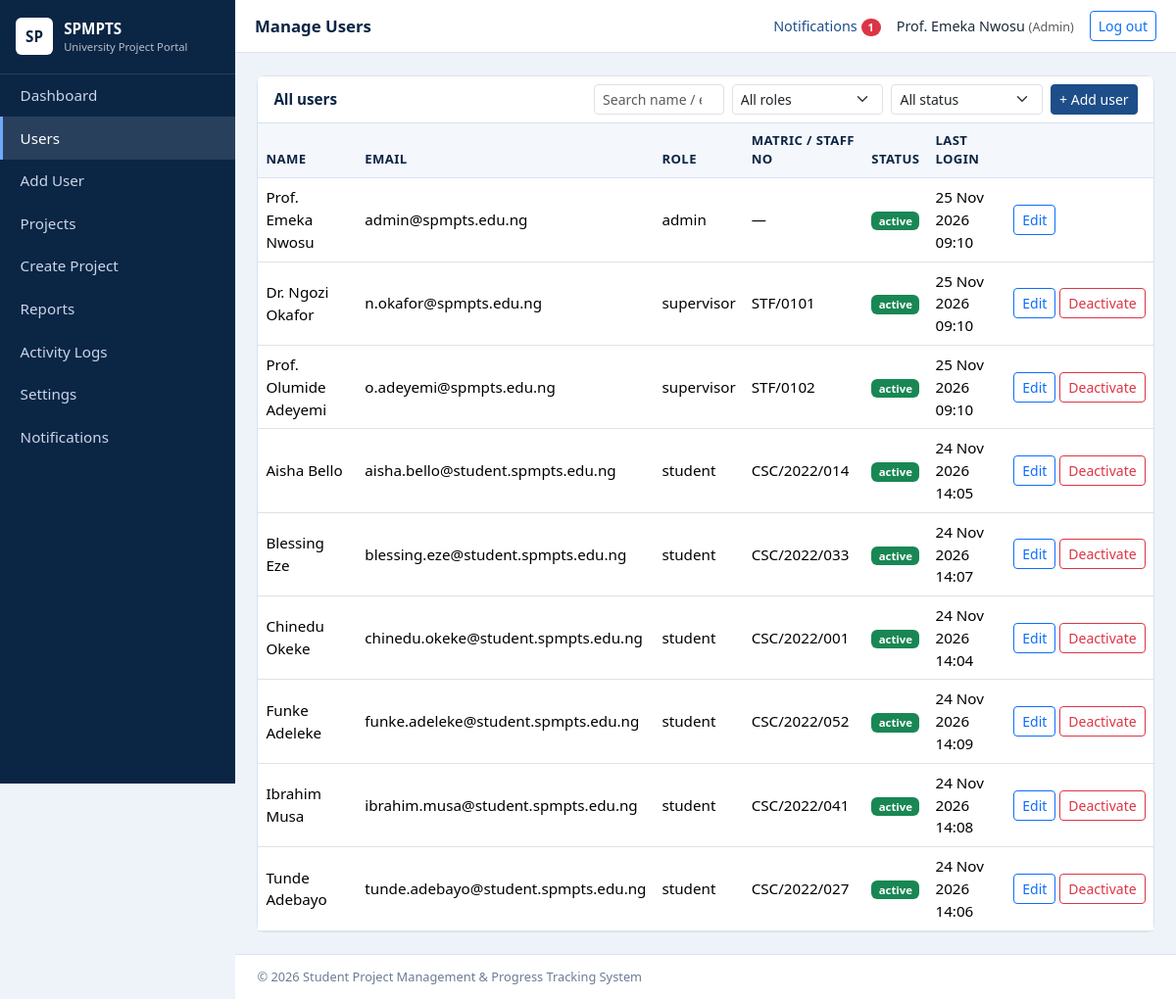
The page /admin/users.php (signed in) on the database its author committed.
### tables this page shows
CREATE TABLE users (
  id INT UNSIGNED AUTO_INCREMENT PRIMARY KEY,
  full_name VARCHAR(120) NOT NULL,
  email VARCHAR(150) NOT NULL UNIQUE,
  password_hash VARCHAR(255) NOT NULL,
  role ENUM('admin','supervisor','student') NOT NULL,
  status ENUM('active','inactive') NOT NULL DEFAULT 'active',
  last_login DATETIME NULL,
  created_at TIMESTAMP NOT NULL DEFAULT CURRENT_TIMESTAMP,
  INDEX idx_users_role (role), INDEX idx_users_status (status)
);

CREATE TABLE supervisors (
  id INT UNSIGNED AUTO_INCREMENT PRIMARY KEY,
  user_id INT UNSIGNED NOT NULL UNIQUE,
  staff_no VARCHAR(30) NOT NULL UNIQUE,
  department VARCHAR(120) NOT NULL,
  phone VARCHAR(25) NULL,
  created_at TIMESTAMP NOT NULL DEFAULT CURRENT_TIMESTAMP,
  CONSTRAINT fk_sup_user FOREIGN KEY (user_id) REFERENCES users(id) ON DELETE CASCADE
);

CREATE TABLE students (
  id INT UNSIGNED AUTO_INCREMENT PRIMARY KEY,
  user_id INT UNSIGNED NOT NULL UNIQUE,
  matric_no VARCHAR(30) NOT NULL UNIQUE,
  department VARCHAR(120) NOT NULL,
  level VARCHAR(5) NOT NULL DEFAULT '400',
  phone VARCHAR(25) NULL,
  supervisor_id INT UNSIGNED NULL,
  created_at TIMESTAMP NOT NULL DEFAULT CURRENT_TIMESTAMP,
  CONSTRAINT fk_stu_user FOREIGN KEY (user_id) REFERENCES users(id) ON DELETE CASCADE,
  CONSTRAINT fk_stu_sup FOREIGN KEY (supervisor_id) REFERENCES supervisors(id) ON DELETE SET NULL
);

### config/db.php (called while the page is built, shortened)
<?php
function db(): PDO {
    static $pdo = null;
    if ($pdo === null) {
        try {
            $pdo = new PDO('mysql:host=' . DB_HOST . ';dbname=' . DB_NAME . ';charset=utf8mb4', DB_USER, DB_PASS, [
                PDO::ATTR_ERRMODE => PDO::ERRMODE_EXCEPTION,
                PDO::ATTR_DEFAULT_FETCH_MODE => PDO::FETCH_ASSOC,
                PDO::ATTR_EMULATE_PREPARES => false,
            ]);
        } catch (PDOException $e) {
            http_response_code(500);
            exit('Database connection failed. Check config/db.php and make sure MySQL is running and database.sql has been imported.');
        }
    }
    return $pdo;
}

### admin/users.php (the view, shortened to what this page needs)
<?php
require_once __DIR__ . '/../includes/auth.php';
$rows = db()->query("SELECT u.*, s.matric_no, sp.staff_no FROM users u LEFT JOIN students s ON s.user_id=u.id LEFT JOIN supervisors sp ON sp.user_id=u.id ORDER BY FIELD(u.role,'admin','supervisor','student'), u.full_name")->fetchAll();
$pageTitle = 'Manage Users'; include __DIR__ . '/../includes/header.php';
?>
<div class="card"><div class="card-header d-flex flex-wrap gap-2 justify-content-between align-items-center">All users
 <div class="d-flex gap-2"><input type="search" class="form-control form-control-sm" placeholder="Search name / email / ID..." data-table-search="#t">
 <select class="form-select form-select-sm" data-table-filter="#t" data-col="2"><option value="">All roles</option><option>admin</option><option>supervisor</option><option>student</option></select>
 <select class="form-select form-select-sm" data-table-filter="#t" data-col="4"><option value="">All status</option><option>active</option><option>inactive</option></select>
 <a class="btn btn-sm btn-primary text-nowrap" href="<?= e(url('admin/user_add.php')) ?>">+ Add user</a></div></div>
<div class="table-responsive"><table class="table table-hover mb-0 align-middle" id="t"><thead><tr><th>Name</th><th>Email</th><th>Role</th><th>Matric / Staff No</th><th>Status</th><th>Last login</th><th></th></tr></thead><tbody>
<?php foreach ($rows as $r): ?><tr><td><?= e($r['full_name']) ?></td><td><?= e($r['email']) ?></td><td><?= e($r['role']) ?></td><td><?= e($r['matric_no'] ?? $r['staff_no'] ?? '—') ?></td><td><?= badge($r['status']) ?></td><td><?= $r['last_login'] ? e(date('d M Y H:i', strtotime($r['last_login']))) : '—' ?></td>
<td class="text-nowrap"><a class="btn btn-sm btn-outline-primary" href="<?= e(url('admin/user_edit.php?id=' . (int)$r['id'])) ?>">Edit</a>
<?php if ((int)$r['id'] !== uid()): ?><form method="post" class="d-inline" data-confirm="Change this account's status?"><?= csrf_field() ?><input type="hidden" name="user_id" value="<?= (int)$r['id'] ?>"><button name="toggle" value="1" class="btn btn-sm btn-outline-<?= $r['status'] === 'active' ? 'danger' : 'success' ?>"><?= $r['status'] === 'active' ? 'Deactivate' : 'Activate' ?></button></form><?php endif; ?></td></tr>
<?php endforeach; ?></tbody></table></div></div>
<?php include __DIR__ . '/../includes/footer.php'; ?>

### includes/auth.php (shortened to what this page needs)
<?php
require_once __DIR__ . '/../config/db.php';
function e($v): string { return htmlspecialchars((string)$v, ENT_QUOTES, 'UTF-8'); }
function url(string $p = ''): string { return BASE_URL . '/' . ltrim($p, '/'); }
function uid(): int { return (int)($_SESSION['user_id'] ?? 0); }
function badge(string $s): string {
    $map = ['Not Started' => 'secondary', 'In Progress' => 'primary', 'Submitted' => 'info', 'Under Review' => 'warning', 'Approved' => 'success',
            'Revision Required' => 'danger', 'Pending' => 'info', 'Rejected' => 'danger', 'Completed' => 'success', 'active' => 'success', 'inactive' => 'secondary'];
    return '<span class="badge text-bg-' . ($map[$s] ?? 'secondary') . '">' . e($s) . '</span>';
}

### assets/css/style.css (style rules this page uses)
:root { --navy:#0b2545;--blue:#1d4e89;--light:#eef3f9;--line:#d9e2ee }
body { background:var(--light);font-family:"Segoe UI",Roboto,Arial,sans-serif;color:#1c2b3a;font-size:.95rem }
.card { border:1px solid var(--line);border-radius:8px;box-shadow:none }
.card-header { background:#fff;font-weight:600;color:var(--navy);border-bottom:1px solid var(--line) }
.table thead th { background:#f4f7fb;color:var(--navy);font-size:.82rem;text-transform:uppercase;letter-spacing:.03em;border-bottom:1px solid var(--line) }
.btn-primary { background:var(--blue);border-color:var(--blue) }

### rows shown on the page
users: full_name "Prof. Emeka Nwosu", email "admin@spmpts.edu.ng", role "admin", matric_no "—", status "active", last_login "25 Nov 2026 09:10"
supervisors: user.full_name "Dr. Ngozi Okafor", user.email "n.okafor@spmpts.edu.ng", user.role "supervisor", staff_no "STF/0101", user.status "active", user.last_login "25 Nov 2026 09:10", shows "Deactivate"
supervisors: user.full_name "Prof. Olumide Adeyemi", user.email "o.adeyemi@spmpts.edu.ng", user.role "supervisor", staff_no "STF/0102", user.status "active", user.last_login "25 Nov 2026 09:10", shows "Deactivate"
students: user.full_name "Aisha Bello", user.email "aisha.bello@student.spmpts.edu.ng", user.role "student", matric_no "CSC/2022/014", user.status "active", user.last_login "24 Nov 2026 14:05", shows "Deactivate"
students: user.full_name "Blessing Eze", user.email "blessing.eze@student.spmpts.edu.ng", user.role "student", matric_no "CSC/2022/033", user.status "active", user.last_login "24 Nov 2026 14:07", shows "Deactivate"
students: user.full_name "Chinedu Okeke", user.email "chinedu.okeke@student.spmpts.edu.ng", user.role "student", matric_no "CSC/2022/001", user.status "active", user.last_login "24 Nov 2026 14:04", shows "Deactivate"
students: user.full_name "Funke Adeleke", user.email "funke.adeleke@student.spmpts.edu.ng", user.role "student", matric_no "CSC/2022/052", user.status "active", user.last_login "24 Nov 2026 14:09", shows "Deactivate"
students: user.full_name "Ibrahim Musa", user.email "ibrahim.musa@student.spmpts.edu.ng", user.role "student", matric_no "CSC/2022/041", user.status "active", user.last_login "24 Nov 2026 14:08", shows "Deactivate"
students: user.full_name "Tunde Adebayo", user.email "tunde.adebayo@student.spmpts.edu.ng", user.role "student", matric_no "CSC/2022/027", user.status "active", user.last_login "24 Nov 2026 14:06", shows "Deactivate"

### other values the page prints
$label "Dashboard"
$label "Users"
$label "Add User"
$label "Projects"
$label "Create Project"
$label "Reports"
$label "Activity Logs"
$label "Settings"
$pageTitle "Manage Users"
$unread "1"
$_SESSION['name'] "Prof. Emeka Nwosu"
$role "Admin"
